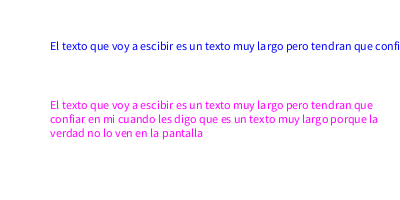
Frame 1 (no input)
Frame 60 (the mouse pressed at the canvas centre just before this capture): identical to frame 1, image omitted
Frame 120 (the mouse held since frame 60 and released just before this capture): blank canvas, image omitted

The Processing sketch that drew this single still picture (run headless with seeded random() and noise(); from frame 60 on, the mouse is pressed at the canvas centre):

// Processing sketch: stringss
// ── stringss.pde

// char es un tipo de variable que contiene
// solo un caracter, o letra
// String, es una secuencia de char
// key es la char más reciente

String saludo = "El texto que voy a escibir es un texto muy largo pero tendran que confiar en mi cuando les digo que es un texto muy largo porque la verdad no lo ven en la pantalla";
void setup() {
  size(400, 200);
}
void draw() {
  background(255);
  fill(0,0,255);
  // text(c, x, y);
  text(saludo, 50, 50);
  
  fill(255,0,255);
  // text(str, x1, y1, x2, y2)
  text(saludo, 50, 100, width-50, height-50);
  
}
void keyPressed() {
  saludo = saludo + key; 
  println(saludo);
}

void mousePressed() {
  saludo = "";
  println(saludo);
}
